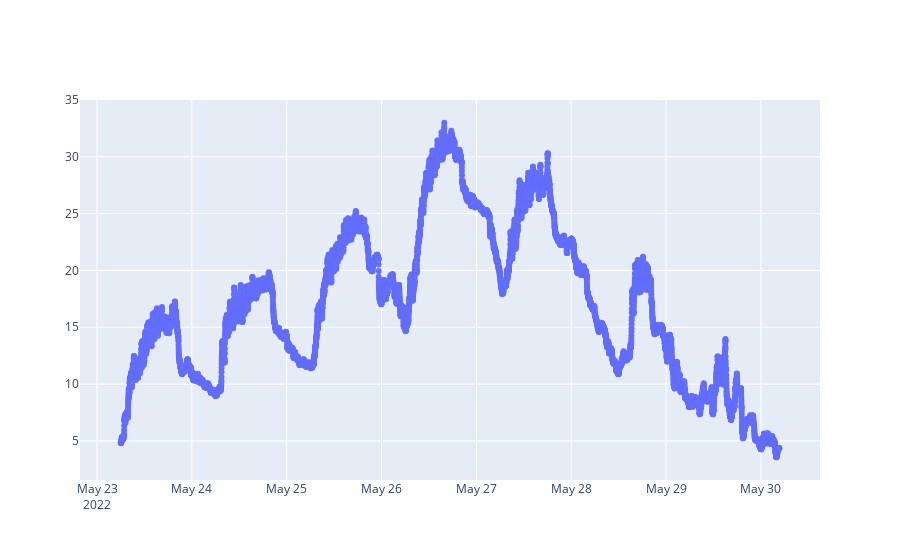

Here is the notebook cell this chart was saved with:
### Code cell
met_df_mini = met_df.iloc[0:10000]
fig = go.Figure()
fig.add_trace(go.Scatter(
        x = met_df_mini.index,
        y = met_df_mini['air_temp_set_1'],
        mode='markers',
        #marker={'size':5},
        #name = f'{column[0:2]}:{column[2:4]}:{column[4:6]}'
    ))
fig.show()

### Figure 1 — Plotly figure (JSON) as saved in the notebook; plotly's stock layout.template omitted (floating-point values rounded to 4 significant figures; data arrays with more than 128 entries replaced by an {"elided": "..."} marker saying what was removed)
{"data": [{"mode": "markers", "type": "scatter", "x": {"elided": "10000 str values"}, "y": {"elided": "10000 float values"}}], "layout": {}}
